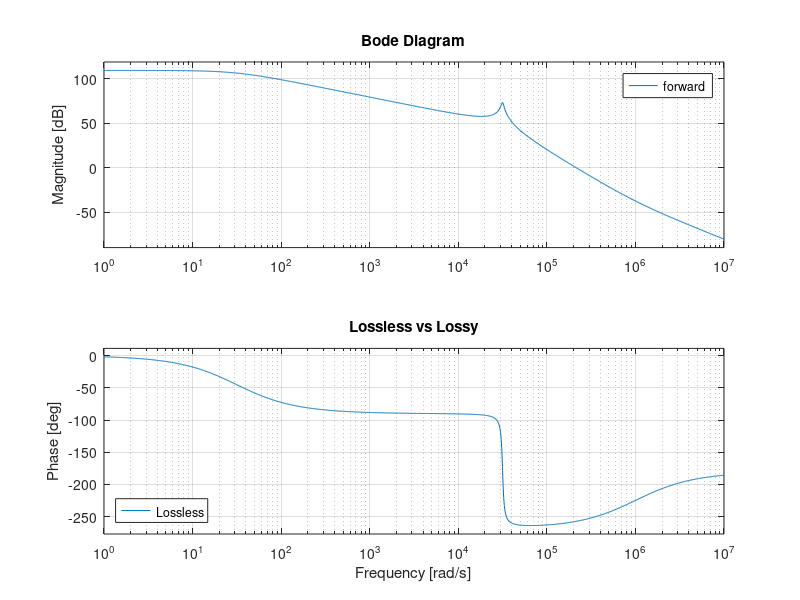
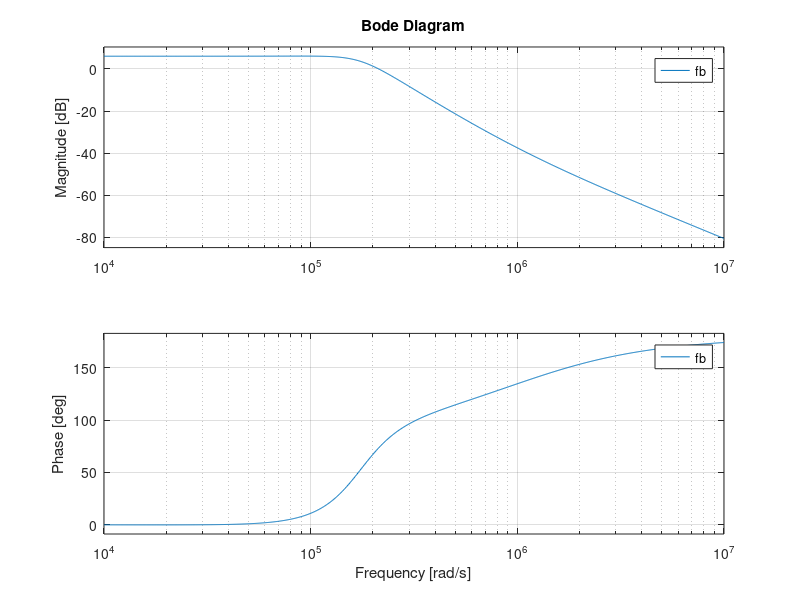

Here is the MATLAB script that generated these plots, in order: (Note: this script raises an error after producing the figures.)
s = tf('s');
% opamp model
A = 300e3;
GBW = 1.5e6; %MHz
wp = 2*pi*(GBW/A);
H = A/(1+s/wp);
%H = A;

VM = 10;
% loop gain, without feedback factor
Vin = 10;
L = 10e-6;
C = 100e-6;
R = 1e5;
Q = R*sqrt(C/L);
wn = 1/sqrt(L*C);
Gvd = tf([Vin], [1/(wn^2), 1/(Q*wn), 1]);

% non-ideal LC
RL = 1e-2;
RC = 1e-2;
Gvd2 = Vin*tf([C*RC, 1], [L*C*(R+RC)/R, L/R+RC*C+RL*C+RL*RC*C/R, 1+RL/R]);
%bode(Gvd2);

forward = H*Gvd2/VM;
f = logspace(1,5,100);
v = bode(forward, 2*pi*f);
%loglog(f, v(:,:));
grid on;
xlabel('Freq Hz');
ylabel('Fwd');

%rlocus(forward, [0.5, 1]);
hold on;
bode(H*Gvd/VM)
bode(forward)
title('Lossless vs Lossy');
legend({'Lossless','Lossy'},'Location','southwest')
%bode(Gvd)
grid on;
%%
figure;
fb = feedback(forward, tf([1], [2]));
bode(fb);
%%
% crossover freq
wcross = wn * 4;
fprintf("f_cross: %f, f_filter: %f\n", wcross/(2*pi), wn/(2*pi));

wz1 = wn*0.1; % set first zero
%wz1 = 1/(R1C3)
R1 = 27e3; % arbitrary
C3 = 1/(R1*wz1); 

wp1 = wcross; % set first pole
R3 = 1/(C3*wp1);

% set compensator gain
H_compcross = 1/abs(evalfr(Gvd2,wcross)/VM)
R2 = (R1*R3/(R1+R3))*H_compcross;

% set second zero
wz0 = wn*0.3;
C2 = 1/(R2*wz0);

% set second pole
wp0 = wcross*10;
C1 = 1/(R2*wp0);

fprintf("R1: %f, R2: %d, R3: %d, \nC1: %d, C2: %d, C3: %d\n", R1, R2, R3, C1, C2, C3);

beta = R1*R3*C1*s*(s+(C1+C2)/(C1*C2*R2))*(s+1/(R3*C3))/((R1+R3)*(s+1/(R2*C2))*(s+1/((R1+R3)*C3)));
hold on;
%bode(beta)
Hcomp = H/(1+H*beta);
% compare closed loop vs 1/beta
bode(Hcomp)
bode(1/beta)
grid on;
title('Closed Loop vs 1/beta');
legend({'Closed Loop Form','1/beta'},'Location','northwest')
%%
bode(Hcomp*Gvd/VM);
%bode(Hcomp*Gvd2/VM);
delay = tf(1,1,'InputDelay',3e-5/2);
%bode(Hcomp*Gvd2*delay/VM,{1,100000});
grid on;